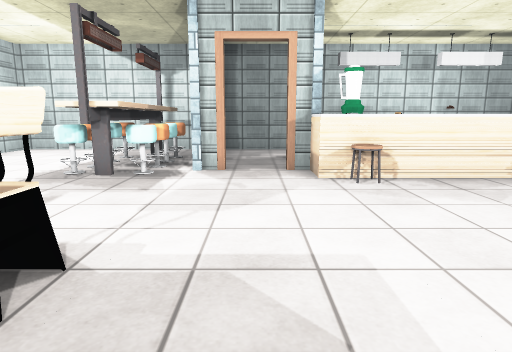
[1] (above)

23 first-person views from a walk through a Unity game level. The camera is 1.2 m above the floor, tilts 10° down and sees 75° across. The floor is counted in squares, 1 m on a side. Each view is taken from the middle of a square. On the plan, view 1 faces up. The plan holds only what a view shows up to about 14 squares ahead; the rest is blank. The place goes on beyond the plan. The player character is not drawn. Door leaves are left out, so doorways stand open. Some surface patterns are stand-ins.

[2]
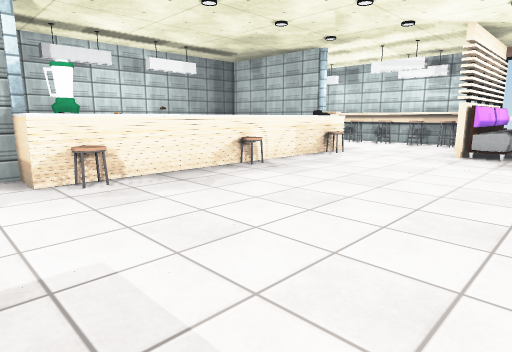

[3]
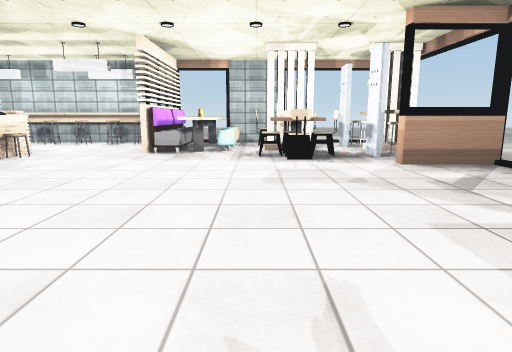

[4]
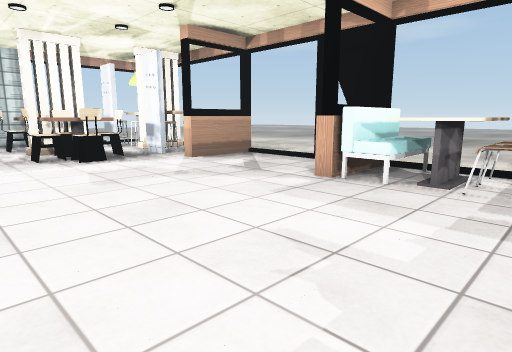

[5]
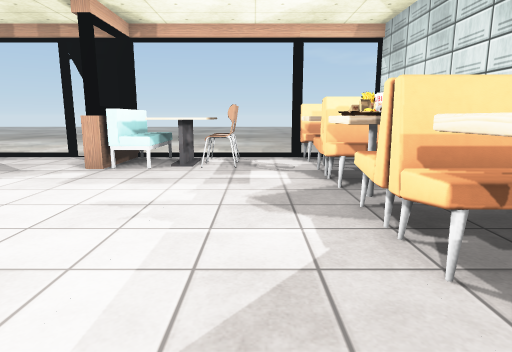

[6]
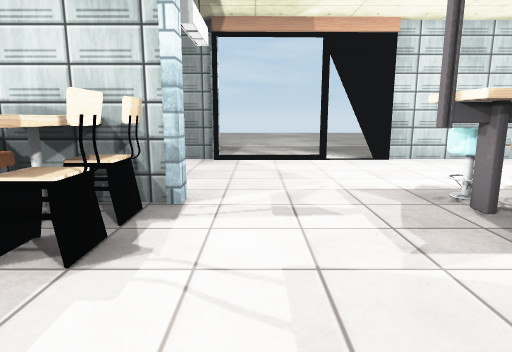

[7]
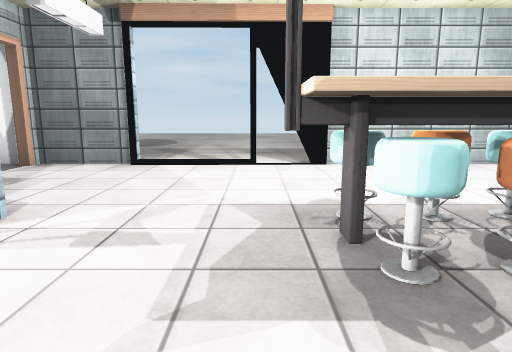

[8]
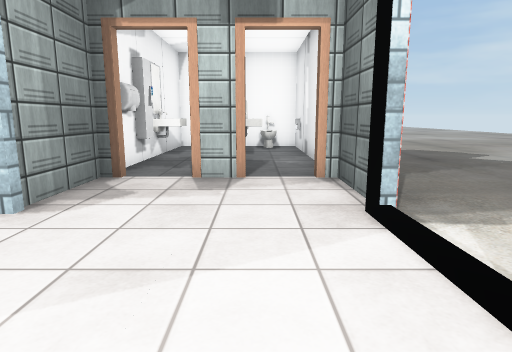

[9]
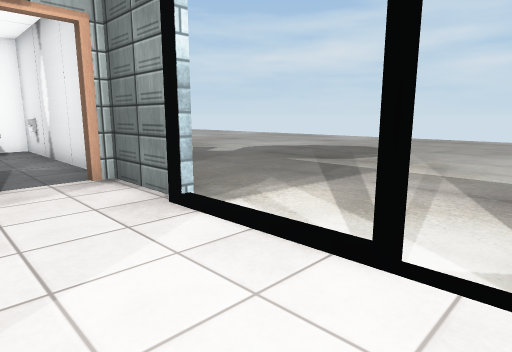

[10]
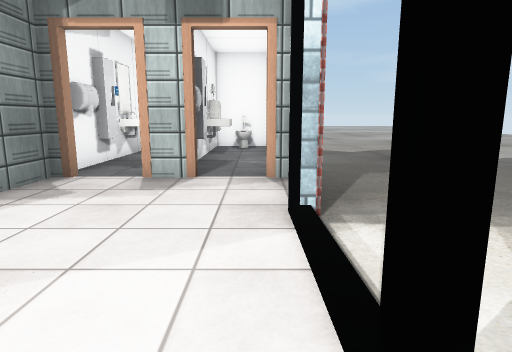

[11]
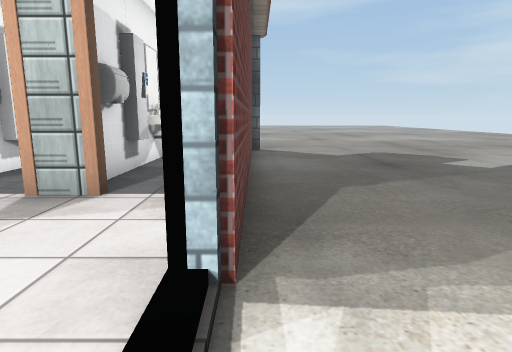

[12]
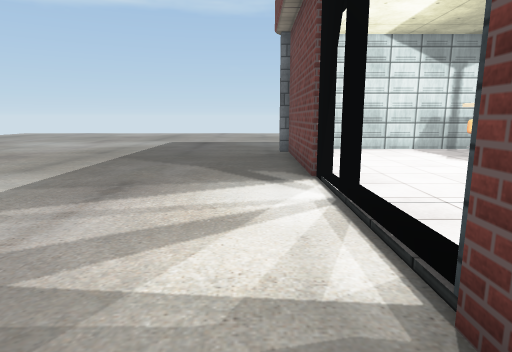

[13]
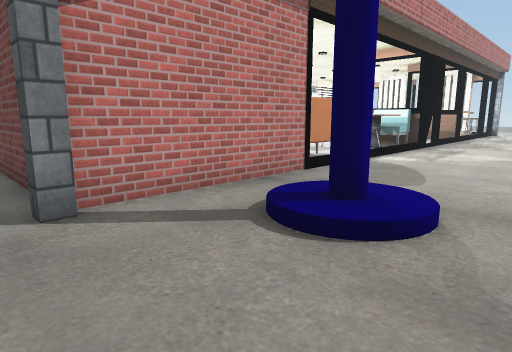

[14]
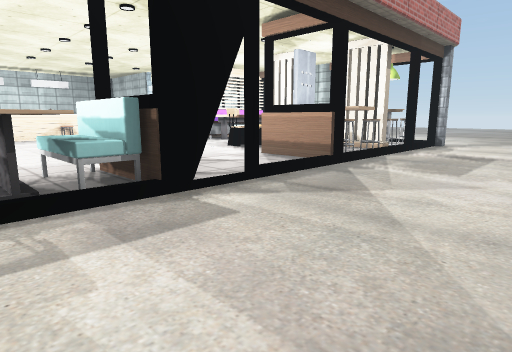

[15]
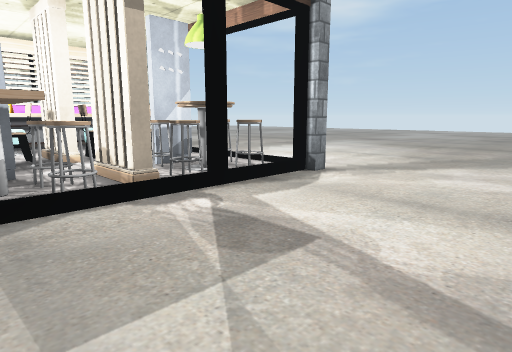

[16]
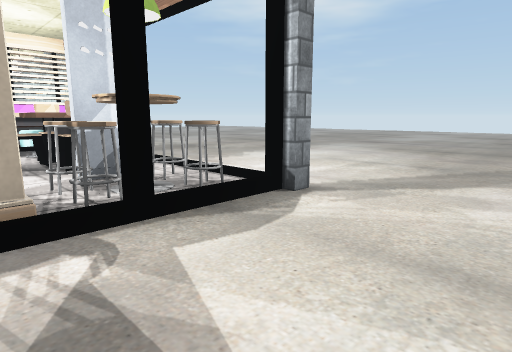

[17]
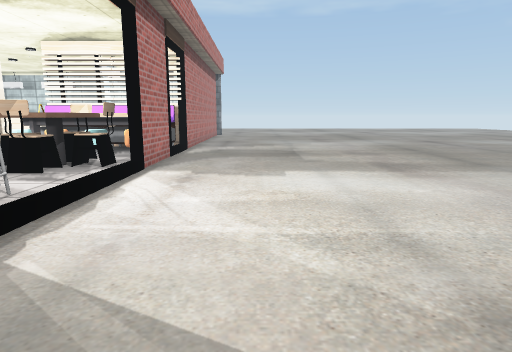

[18]
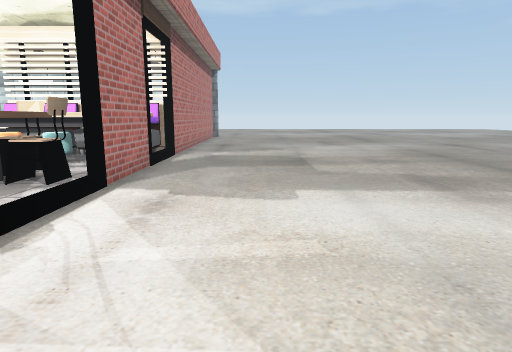

[19]
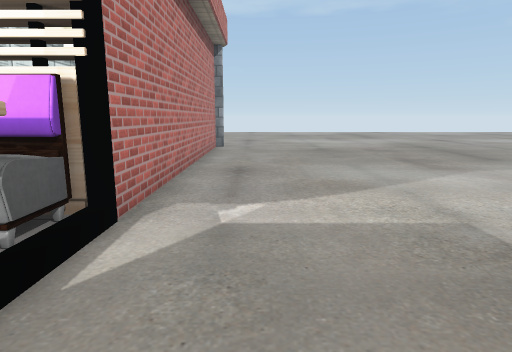

[20]
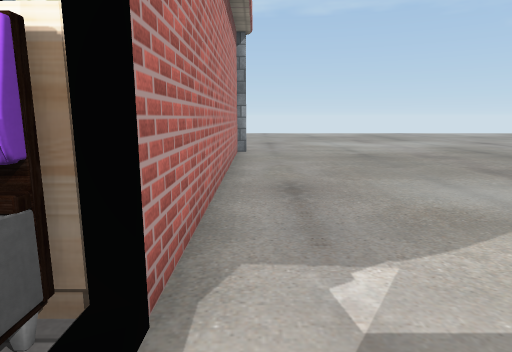

[21]
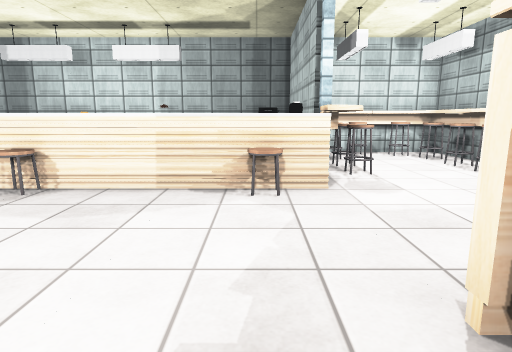

[22]
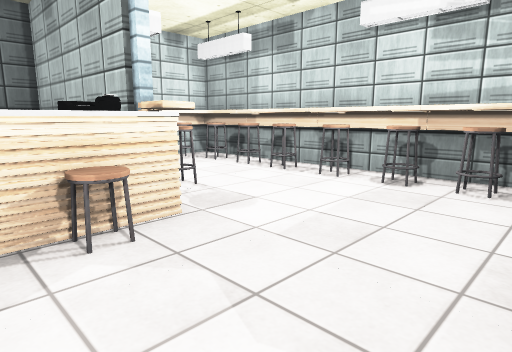

[23]
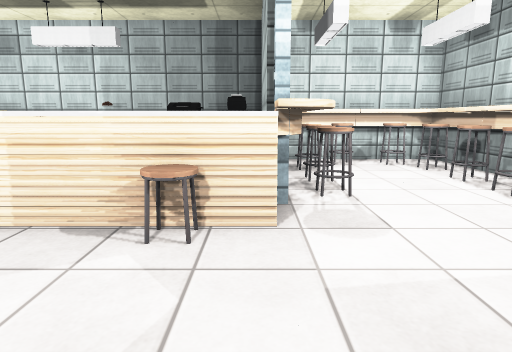

### Floor plan
Points are (right, up) in squares from view 1. A wall is a line through its corners. A room is listed if a view was taken in it or the views show most of it. See-through windows are left out.
Room 1 (views 1, 2, 3, 4, 5, 6, 7, 8, 9, 10, 11, 12, 13, 14, 15, 16, 17, 18, 19, 20, 21, 22, 23)
walls: (10.1, -4.8) (11.1, -4.8) (10.1, -4.8); (12.8, -3.1) (12.4, -3.1) (12.4, -1.2); (3.5, -7.1) (4.1, -7.1); (4.1, -7.4) (5, -7.4) (3.6, -7.4) (3.6, -4.8) (4.1, -4.8); (9.3, -7.4) (8.5, -7.4) (8.5, -4.8) (9, -4.8); (-3.9, 0.4) (-3.9, 2.6); (11.3, 8.4) (11.3, 10.4); (-3.6, 2.6) (-3.6, 0.4); (-3.9, -2.5) (-3.9, -1.4); (-1.5, -7.1) (-1, -7.1); (-4.1, -2.4) (-4.1, -1.8) (-3.7, -1.8); (16.4, 0.5) (16.4, -2.4) (16.2, -2.4) (16.2, -0.2); (16.2, 4.4) (16.2, 5.5); (16.4, 5.5) (16.4, 2.6) (11.3, 2.6); (-3.5, -7.4) (-7.6, -7.4); (-3.9, -7.5) (-3.9, -4.4); (16.2, 7.4) (16.2, 10.5); (-6.9, 0.4) (-5.6, 0.4); (11.2, 12.6) (-1.1, 12.6); (-8.7, -0.1) (-8.7, -5.5); (16.4, 10.4) (16.4, 7.4); (-8.7, 2.6) (-8.7, 0.4) (-8.1, 0.4); (-2.4, 12.6) (-8.7, 12.6) (-8.7, 7.7); (-7.5, -7.1) (-6.4, -7.1) (-6.4, -4.4); (15.5, 12.6) (11.9, 12.6); (-8.8, -5.6) (-8.8, 2.6); (-8.8, 6.6) (-8.9, 12.4); (-8.5, 7.9) (-8.5, 7.4); (-8.7, 7.6) (-8.7, 6.6)
ways out: open door at (-9, 6.5); open door at (-7.5, 0); open door at (-5, 0); open door at (0, 8); open door at (4.5, -7); gap at (13, -6)
objects: pillar (-9, -8) to (-9, -7); other object (-9, -6); pillar (-9, 3); pillar (-9, 13); toilet (-8, -7) to (-7, -6); sink (-7, -4) to (-7, -3); mirror (-6, -4); other object (-6, -3); sink (-5, -4); mirror (-4, -4); other object (-4, -3); pillar (-4, 3); stool (-4, 7); stool (-4, 8); stool (-4, 9); stool (-4, 10); table (-4, 11) to (-3, 11); bench (-3, -7) to (-1, -6); other object (-3, -5) to (-1, -5); bench (-3, -4) to (-1, -4); bench (-3, -3) to (-1, -3); table (-3, -2) to (-1, -2); bench (-3, 0) to (-1, 1); chair (-3, 2); table (-3, 6); stool (-3, 7) to (-2, 7); stool (-3, 8) to (-2, 8); stool (-3, 9) to (-2, 9); stool (-3, 10) to (-2, 10); bench (-2, -1) to (-1, -1); chair (-2, 2); table (-1, 2); pillar (-1, 8); chair (1, -7) to (1, -6); chair (1, -5); other object (1, 7) to (3, 8); pillar (1, 8); table (2, -7) to (2, -5); chair (2, 6); other object (2, 7); bench (3, -7) to (3, -5); other object (4, 7) to (6, 7); chair (6, 6); other object (7, 7) to (8, 8); other object (7, 12); other object (9, 7) to (10, 8); other object (10, -7); chair (10, -3) to (11, -3); chair (10, -2); chair (10, -1) to (11, -1); chair (10, 6); machine (10, 7); stool (11, -7) to (12, -7); stool (11, -6) to (12, -6); chair (11, -2) to (12, -2); table (11, 1) to (16, 1); bench (11, 2) to (13, 2); printer (11, 7); pillar (11, 8); stool (12, 0); table (12, 7); stool (12, 8); stool (12, 9) to (12, 10); stool (12, 11); table (12, 12); chair (13, -2) to (14, -2); other object (13, 0); stool (13, 12); stool (14, -7) to (14, -6); stool (14, -5); chair (14, -3) to (15, -3); chair (14, -1) to (15, -1); stool (14, 0); bench (14, 2) to (16, 2); stool (14, 12) to (15, 12); stool (15, -7) to (15, -6); stool (15, -5); chair (15, -2); other object (15, 0); stool (15, 4); stool (15, 5) to (15, 6); stool (15, 7); stool (15, 8); stool (15, 9) to (15, 10); stool (15, 11); pillar (16, -8) to (17, -7); table (16, 11) to (16, 12); pillar (16, 13) to (17, 13)

Positions as (right, up) in squares from view 1, and headings:
1: (0, 0), facing up
2: (0, 0), facing up-right
3: (0, -1), facing right
4: (0, 1), facing down-right
5: (0, 3), facing down
6: (1, 4), facing left
7: (0, 6), facing left
8: (-7, 7), facing down
9: (-6, 7), facing down-left
10: (-8, 7), facing down
11: (-9, 5), facing down
12: (-10, 1), facing up
13: (-10, -12), facing up-right
14: (1, -12), facing up-right
15: (10, -12), facing up-right
16: (12, -11), facing up-right
17: (19, -10), facing up
18: (19, -8), facing up
19: (18, -1), facing up
20: (17, 1), facing up
21: (10, 1), facing up
22: (9, 3), facing up-right
23: (11, 3), facing up
